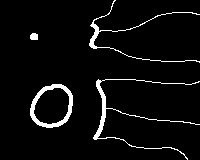
#> input picture src/helper/lakes.png, 200 x 160 px
$ jupyter execute transformed_image_process.ipynb
#> lines starting #> are read from the running program, lines starting #| are printed output that depends on the picture; after the words box and inside, x2 and y2 are one past the last pixel; in counts of white or black regions, pixels touching at a corner belong together
[cell 1]
import numpy as np
import matplotlib.pyplot as plt
from scipy.ndimage import convolve
from PIL import Image

# Load the image
img_path = 'lakes.png'
original_image = Image.open(img_path).convert('L') # Convert image to grayscale
#> original_image: PIL image 200x160 L; 4.8% white; 4 white regions, box (x1, y1, x2, y2) and area: (93, 79, 200, 160) 571, (30, 84, 73, 128) 526, (89, 0, 200, 63) 388, (30, 33, 38, 40) 50
img_array = np.array(original_image)

[cell 2]
# Create the arrays as described
touched = np.zeros_like(img_array, dtype=bool)
elevation = np.zeros_like(img_array, dtype=np.int32)

# Start with the specified pixel touched
touched[36, 34] = True

touched[86, 54] = True
touched[108, 33] = True
touched[126, 50] = True
touched[105, 71] = True

touched[35, 93] = True
touched[108, 103] = True

# Redefine the kernel for the new adjacency rules
kernel = np.array([[1, 1, 1],
                   [1, 1, 1],
                   [1, 1, 1]], dtype=bool)

[cell 3]
def rolling_average(elevation, kernel, iterations=1):
    for _ in range(iterations):
        elevation = convolve(elevation, kernel, mode='reflect') / kernel.sum()
    return elevation

[cell 4]
# Process until all pixels are touched, with the new kernel
frame = 0
while not touched.all():
    # On 4 out of 5 frames, touch adjacent white pixels
    if frame % 5 != 0:
        white_pixels = (img_array == 255)
        white_adjacent = convolve(white_pixels & touched, kernel, mode='constant', cval=0) & white_pixels
        touched |= white_adjacent
    # On every 5th frame (1 out of 5), touch all adjacent pixels
    else:
        touched |= convolve(touched, kernel, mode='constant', cval=0)

    # Update elevations
    elevation[touched] -= 1
    elevation[~touched] += 1

    frame += 1
#> this loop made 206 passes
#> pass 2, `white_adjacent = convolve(white_pixels & touched, kernel, mode='consta..`:
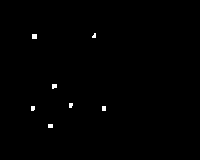
#> white_adjacent: shape (160, 200) bool; 0.43% white; 7 white regions (3 under 20 px), largest, box (x1, y1, x2, y2) and area: (32, 34, 37, 39) 25, (52, 84, 57, 89) 22, (102, 106, 106, 111) 20, (48, 124, 53, 128) 20
#> pass 3, `white_adjacent = convolve(white_pixels & touched, kernel, mode='consta..`:
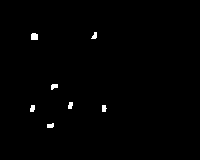
#> white_adjacent: shape (160, 200) bool; 0.7% white; 7 white regions, largest, box (x1, y1, x2, y2) and area: (31, 33, 38, 40) 46, (51, 84, 58, 90) 32, (30, 105, 35, 112) 30
#> after the loop:
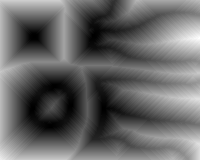
#> elevation: shape (160, 200) int32; min -206, max 204, mean -40.4; drawn with min black and max white
#> after the loop: touched: shape (160, 200) bool; every value is 1
#> after the loop, frame = 206

# Randomly increment or decrement each pixel by one
random_change = np.random.normal(loc=0, scale=5, size=elevation.shape)
elevation = elevation.astype(np.float64)
elevation += random_change

# Rolling average to smooth it out
elevation = rolling_average(elevation, kernel, iterations=6)

# Rescale elevations to 0-255
elevation -= elevation.min()
elevation = (elevation / elevation.max()) * 255
elevation = elevation.astype(np.uint8)
